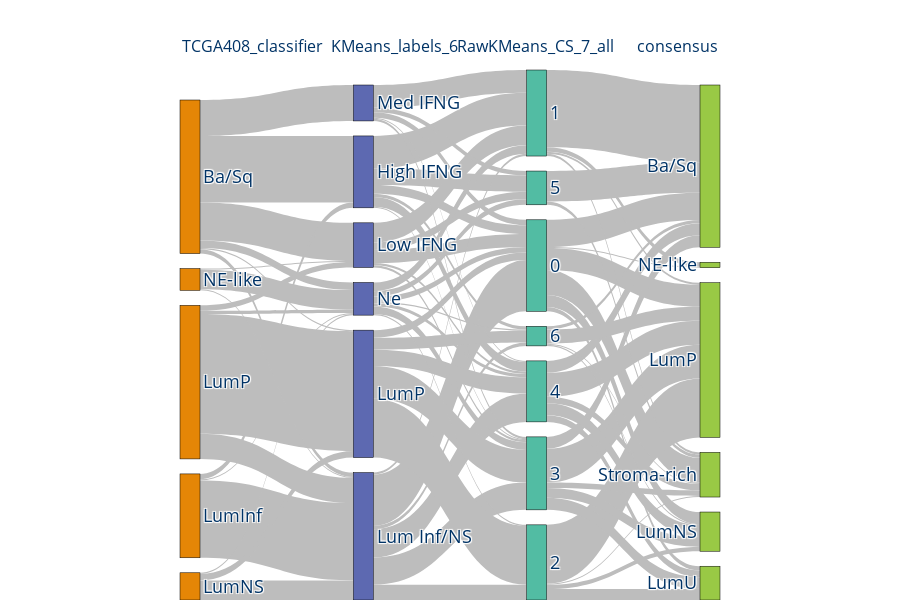

Notebook code for this chart:
### Markdown cell above
## Sankey with chosen model

### Code cell
comb_df = pd.concat([vu_output, allComs_cs], axis=1).dropna()
K = 7
model_1 = "RawKMeans"  # Avg, Birch, GaussianMixture
model_2 = "SpectralClustering"
reorder_cols = [
    "TCGA408_classifier",
    "KMeans_labels_6",
    f"{model_1}_CS_{K}_all",
    # "Lund2017.subtype",
    # f"{model_1}_CS_{7}_{label}",
    # f"Ward_CS_{K}_{label}",
    "consensus",
]

meta, sky_fig = sky.main(df=comb_df, reorder_cols=reorder_cols, title="Different selection mechanisms", retMeta=True)
sky_fig.update_layout(
    title="",
    font=dict(size=18),
    paper_bgcolor="rgba(0,0,0,0)",
)
save_fig(name="cluster_comp_final", fig=sky_fig, base_path=f"{figures_path}/cluster_analysis/", width=1800, height=600, margin=0.1)
sky_fig.show()

### Figure 1 — Plotly figure (JSON) as saved in the notebook; plotly's stock layout.template omitted (floating-point values rounded to 4 significant figures)
{"data": [{"arrangement": "perpendicular", "link": {"color": "#bdbdbd", "source": [0, 0, 0, 0, 0, 0, 1, 1, 1, 2, 2, 2, 3, 3, 3, 3, 4, 4, 4, 5, 5, 5, 5, 5, 5, 6, 6, 6, 6, 6, 7, 7, 7, 7, 7, 7, 8, 8, 8, 8, 8, 9, 9, 9, 9, 9, 10, 10, 10, 10, 10, 10, 10, 11, 11, 11, 11, 11, 11, 12, 12, 12, 12, 13, 13, 13, 13, 14, 14, 14, 14, 14, 15, 15, 15, 15, 15, 16, 16, 17, 17, 17, 17], "target": [5, 6, 7, 8, 9, 10, 5, 7, 10, 7, 8, 10, 6, 7, 8, 10, 6, 7, 10, 11, 12, 14, 15, 16, 17, 11, 12, 14, 15, 16, 11, 12, 13, 14, 15, 17, 11, 13, 14, 15, 17, 11, 12, 14, 15, 16, 11, 12, 13, 14, 15, 16, 17, 18, 19, 20, 21, 22, 23, 18, 20, 22, 23, 19, 20, 21, 23, 18, 19, 20, 21, 23, 18, 19, 20, 21, 23, 18, 23, 18, 19, 20, 23], "value": [61, 35, 4, 1, 33, 7, 5, 71, 1, 18, 6, 1, 5, 23, 110, 3, 1, 1, 18, 8, 30, 1, 9, 15, 3, 12, 18, 2, 2, 7, 47, 2, 14, 25, 26, 3, 7, 54, 30, 15, 11, 5, 21, 2, 1, 4, 5, 8, 1, 7, 3, 5, 1, 25, 11, 20, 4, 1, 23, 71, 2, 4, 2, 4, 54, 10, 1, 11, 9, 31, 11, 5, 11, 11, 22, 6, 6, 28, 3, 3, 1, 13, 1]}, "node": {"color": ["rgb(229, 134, 6)", "rgb(229, 134, 6)", "rgb(229, 134, 6)", "rgb(229, 134, 6)", "rgb(229, 134, 6)", "rgb(93, 105, 177)", "rgb(93, 105, 177)", "rgb(93, 105, 177)", "rgb(93, 105, 177)", "rgb(93, 105, 177)", "rgb(93, 105, 177)", "rgb(82, 188, 163)", "rgb(82, 188, 163)", "rgb(82, 188, 163)", "rgb(82, 188, 163)", "rgb(82, 188, 163)", "rgb(82, 188, 163)", "rgb(82, 188, 163)", "rgb(153, 201, 69)", "rgb(153, 201, 69)", "rgb(153, 201, 69)", "rgb(153, 201, 69)", "rgb(153, 201, 69)", "rgb(153, 201, 69)"], "label": ["Ba/Sq", "LumInf", "LumNS", "LumP", "NE-like", "High IFNG", "Low IFNG", "Lum Inf/NS", "LumP", "Med IFNG", "Ne", 0, 1, 2, 3, 4, 5, 6, "Ba/Sq", "LumNS", "LumP", "LumU", "NE-like", "Stroma-rich"], "line": {"color": "black", "width": 0.5}, "pad": 15, "thickness": 20}, "type": "sankey"}], "layout": {"annotations": [{"align": "left", "font": {"color": "#003366", "size": 16}, "showarrow": false, "text": "TCGA408_classifier", "x": 0, "xref": "x", "y": 1.07, "yref": "paper"}, {"align": "left", "font": {"color": "#003366", "size": 16}, "showarrow": false, "text": "KMeans_labels_6", "x": 1, "xref": "x", "y": 1.07, "yref": "paper"}, {"align": "left", "font": {"color": "#003366", "size": 16}, "showarrow": false, "text": "RawKMeans_CS_7_all", "x": 2, "xref": "x", "y": 1.07, "yref": "paper"}, {"align": "left", "font": {"color": "#003366", "size": 16}, "showarrow": false, "text": "consensus", "x": 3, "xref": "x", "y": 1.07, "yref": "paper"}], "font": {"color": "#003366", "size": 18}, "height": 600, "margin": {"b": 0, "l": 180, "r": 180, "t": 70}, "paper_bgcolor": "rgba(0,0,0,0)", "plot_bgcolor": "rgba(0,0,0,0)", "title": {"text": ""}, "xaxis": {"showgrid": false, "visible": false, "zeroline": false}, "yaxis": {"showgrid": false, "visible": false, "zeroline": false}}}
